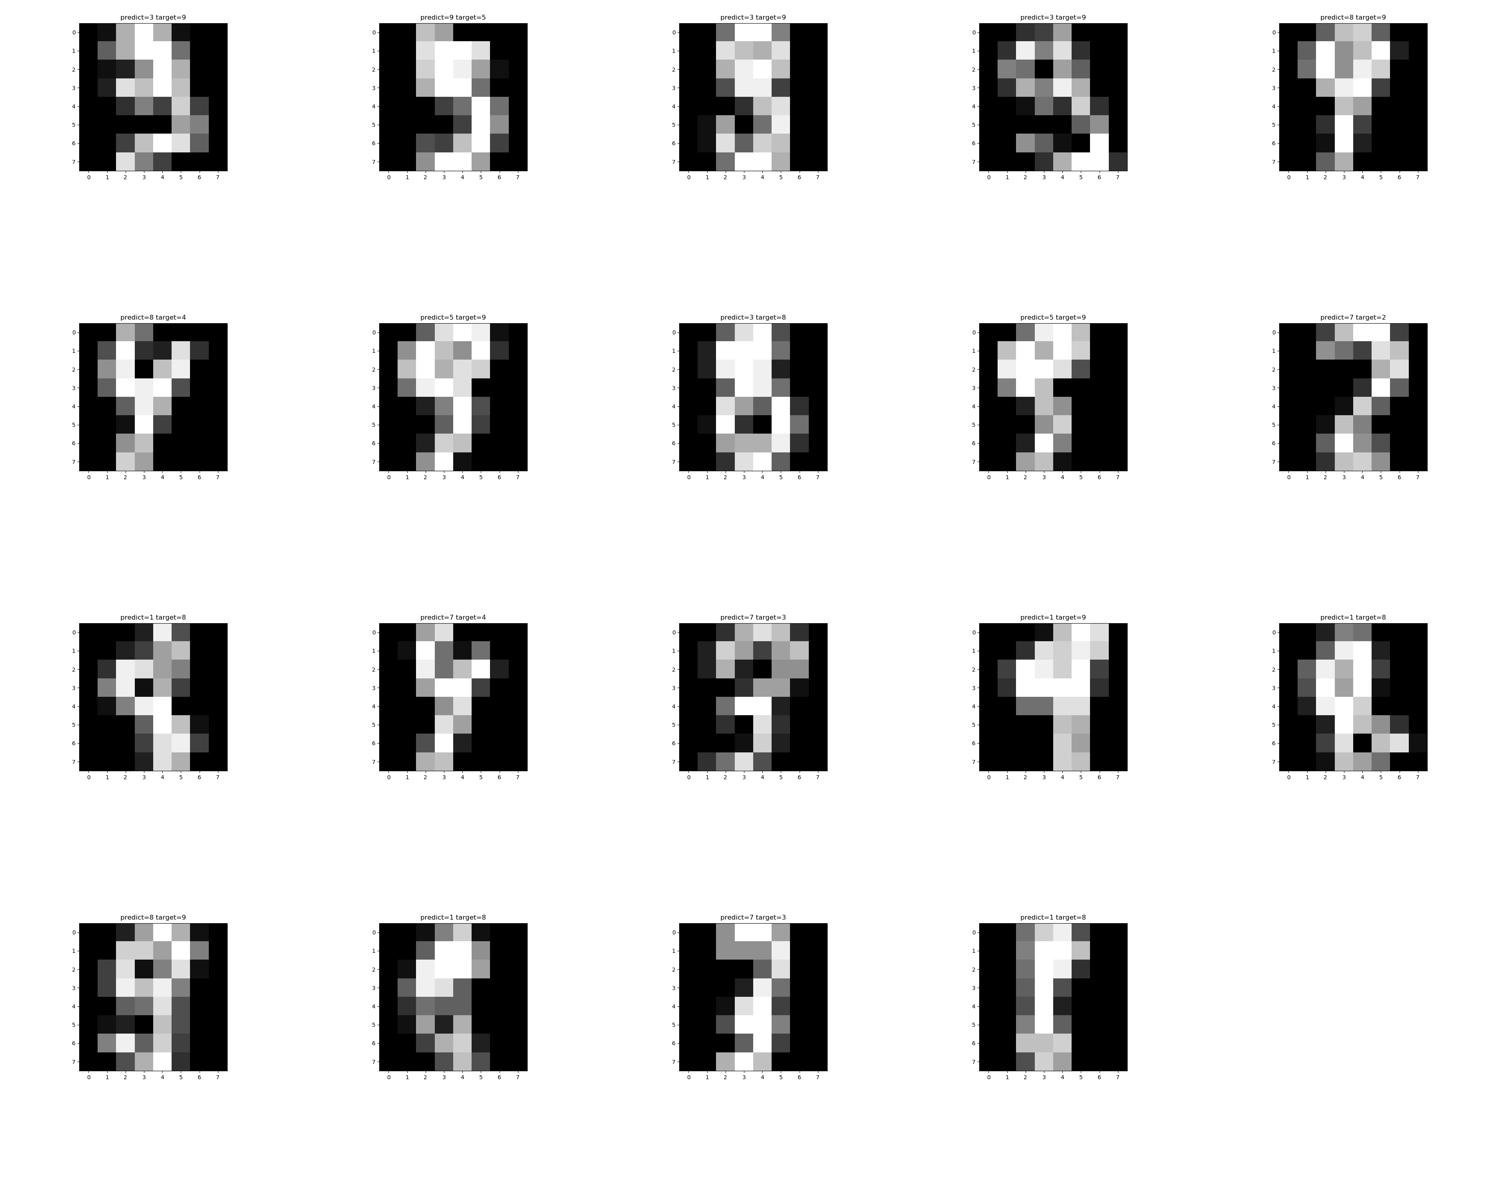

Recreate this plot in Python.
# -*- coding: utf-8 -*-
"""
Created on Sun May 31 09:57:49 2020

@author: Malcolm
"""

from PIL import Image
from os import listdir
import math
import sys

def getfolderName():
    # get folder name from cmd
    try:
        folder_name=sys.argv[1]
        folder_name=folder_name+"/"
    except:
        print('Please pass folder name')
        
    return folder_name

def loadImages(path):
    # return array of images
    try:
        imagesList = listdir(path)
    except:
        print('Please pass a correct folder name')
        return
    
    loadedImages = []
    for image in imagesList:
        img = Image.open(path + image)
        loadedImages.append(img)

    return loadedImages

def generate_thumbnail(images):
    element_size=(256,256)
    container_size=(300,300)
    
    columns=(math.ceil(math.sqrt(len(images))))
    
    masterWidth = container_size[0] * columns
    masterHeight = container_size[1] * int(math.ceil(len(images) / columns))
    
    finalImage = Image.new('RGB', size=(masterWidth, masterHeight),color = (255, 255, 255))
    
    row=0
    col=0
    
    for im in images:
        im.thumbnail(element_size)
        locationX = container_size[0] * col + int((container_size[0] - element_size[0])/2)
        locationY = container_size[1] * row
    
        finalImage.paste(im, (locationX, locationY))
        col += 1
        
        if col == columns:
            row += 1
            col = 0
        
    return finalImage

if __name__ == "__main__":
    images = loadImages(getfolderName())
    
    thumbnail=generate_thumbnail(images)
    thumbnail.show()
    thumbnail.save("thumbnail.jpg")
